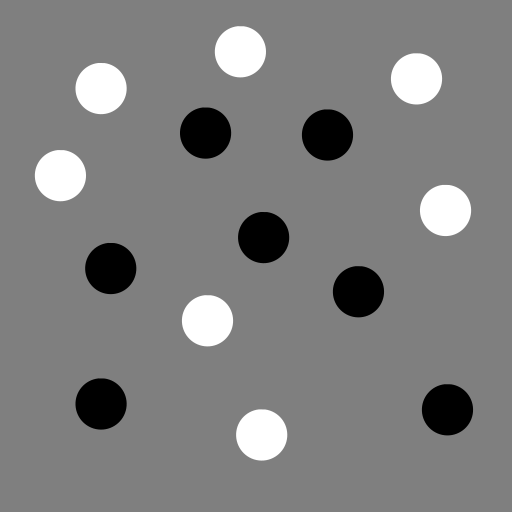
%> input picture ScaleSpace/test_blob_uniform.png, 512 x 512 px
$ octave exercise.m   (GNU Octave 9; MATLAB toolbox functions it lacks are replaced by stand-ins)
%> lines starting %> are read from the running program, lines starting %| are printed output that depends on the picture
### ScaleSpace/compute_g.m
function [g, g_dd] = compute_g(t)

t2 = ceil(5*sqrt(t));

x = -5*sqrt(t) : 5*sqrt(t);

g = 1/sqrt(2*pi*t) * exp(-x.^2 /(2*t));

g_dd = (1/sqrt(2*pi*t) * exp(-x.^2/(2*t)) .* (x.^2 - t)) / t^2;

end

### ScaleSpace/exercise.m
%% Exercise 2.2

[filt, filt_dd] = compute_g(5);

im = imread('test_blob_uniform.png');
%> im is the input picture: size 512x512 uint8; min 0, max 255, mean 127.1

imOut = filter2(filt,im);
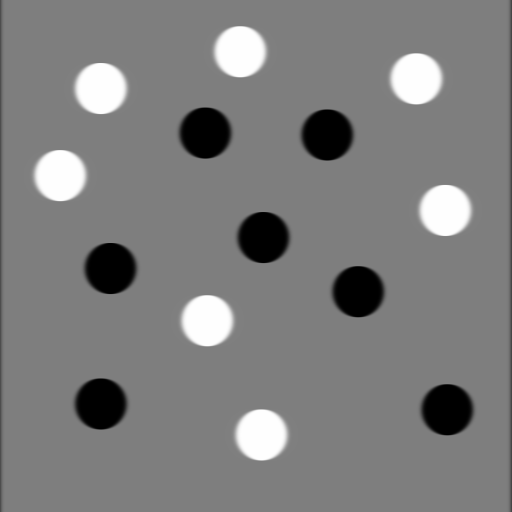
%> imOut: size 512x512 double; min 0, max 255, mean 126.6

imOut = filter2(filt', imOut);

figure()
subplot(1,2,1);
imagesc(im)
subplot(1,2,2);
imagesc(imOut)
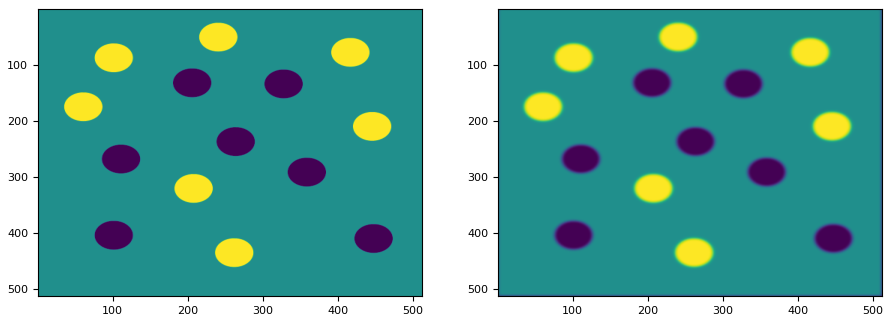
%> figure redrawn from the program's plot data, 2 panels


%% Exercise 2.3
close all
im = double(imread('test_blob_uniform.png'));
%> im: size 512x512 double; min 0, max 255, mean 127.1; mean of the top-left, top-right, bottom-left and bottom-right quarters 132.5, 129.1, 125.2, 121.3
t = 100

%> (the run ends here)
